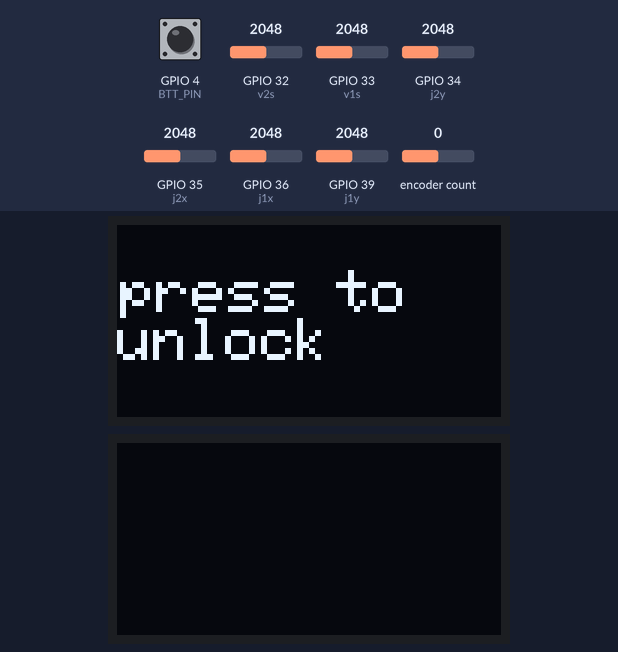
Recording of a sketch running on a simulated ESP32. Parts: 2 × 128×64 one-colour display. The test bench sets the inputs (shaded band); at power-on: GPIO 4 (BTT_PIN) HIGH, encoder count 0, GPIO 32 (v2s) = 2048, GPIO 33 (v1s) = 2048, GPIO 34 (j2y) = 2048, GPIO 35 (j2x) = 2048, GPIO 36 (j1x) = 2048, GPIO 39 (j1y) = 2048. The display library's start-up logo is not drawn; no radio packets arrive unless stated; what the sketch prints to the serial monitor is not drawn.

Above: at 0.8 s.
0.9 s: GPIO 4 (BTT_PIN) pulled LOW for 0.15 s
At 1.4 s:
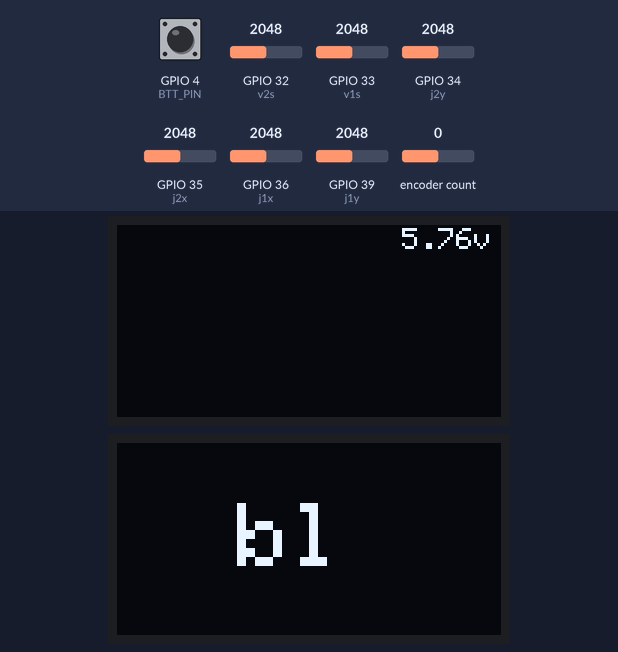
2.6 s: encoder count set to 1
At 3.2 s:
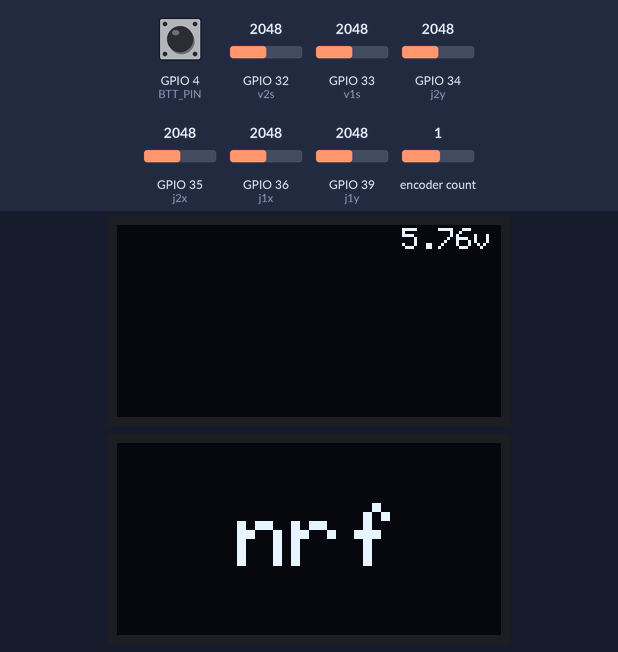
4.2 s: GPIO 4 (BTT_PIN) pulled LOW for 1 s
At 6.6 s:
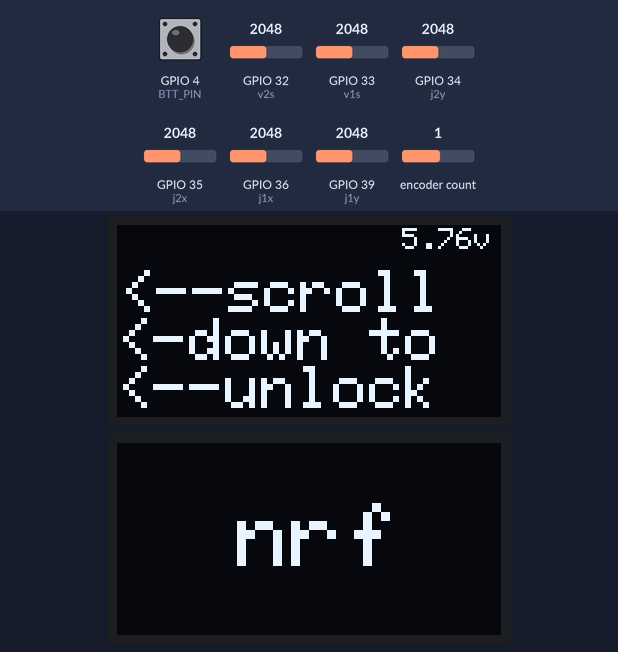
7.3 s: encoder count set to 2
At 8.5 s:
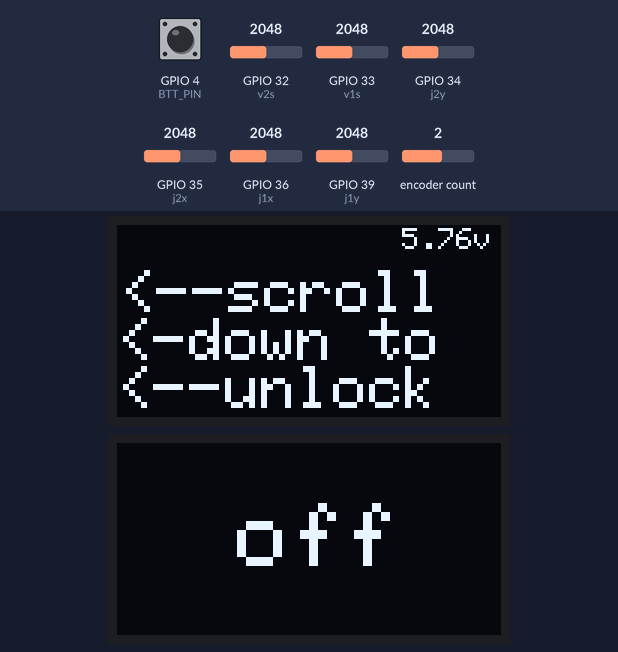
8.8 s: GPIO 4 (BTT_PIN) pulled LOW for 0.15 s
At 10.8 s:
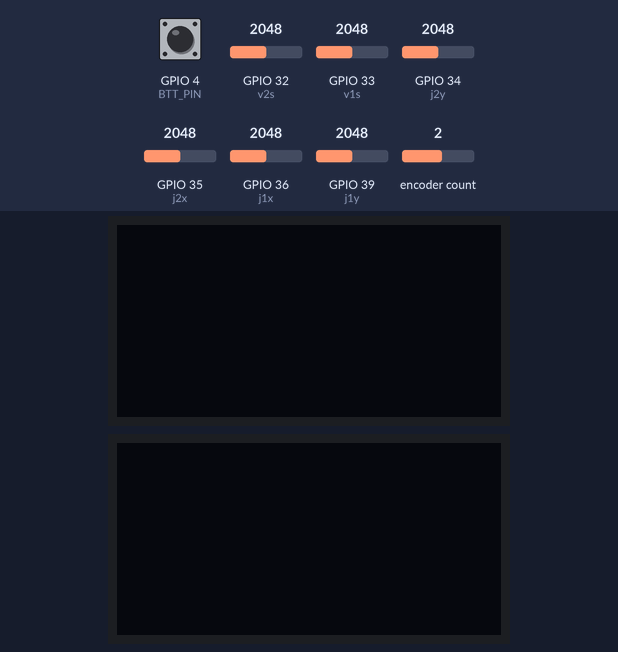
11.1 s: encoder count set to 3
At 12.5 s:
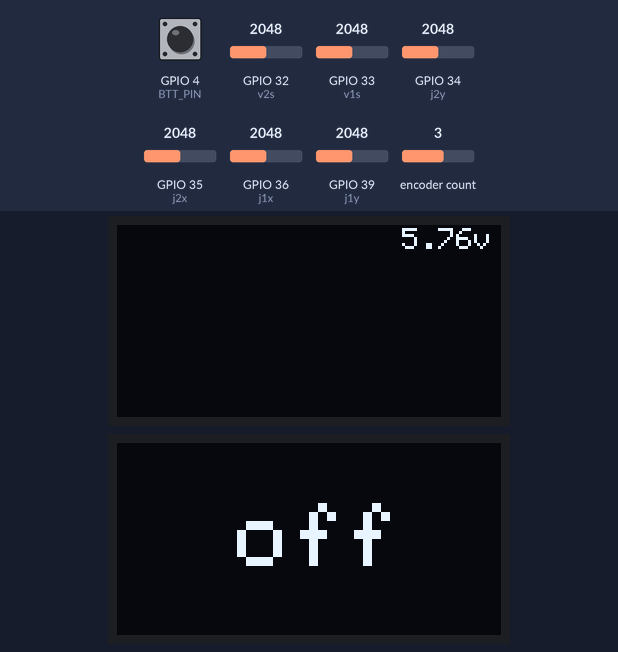
Timing chart, 0 to 13.6 s (numbered marks = the images above; inputs shaded):
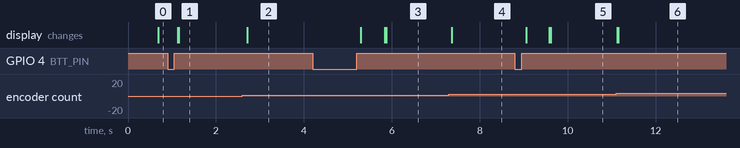

Measured:
- after the input at 0.9 s, the display: first changes after 0.23 s (image 1 shows a later state)
- after the input at 2.6 s, the display: changes after 0.11 s (image 2)
- after the input at 4.2 s, the display: first changes after 1.1 s (image 3 shows a later state)
- after the input at 7.3 s, the display: changes after 0.06 s (image 4)
- after the input at 8.8 s, the display: first changes after 0.26 s (image 5 shows a later state)
- after the input at 11.1 s, the display: first changes at once (image 6 shows a later state)

The sketch:

esp_trans.ino
```cpp
#include "AiEsp32RotaryEncoder.h"
#include "Arduino.h"
#include <Wire.h>
#include <Adafruit_GFX.h>
#include <Adafruit_SSD1306.h>
#include <BleGamepad.h>
#include <SPI.h>
#include <nRF24L01.h>
#include <RF24.h>
#include <SimpleKalmanFilter.h>


// joystick--------------------------------------------------------
int *get_js();
#define j1x 36
#define j1y 39
#define j2x 35
#define j2y 34
#define invert_lx 0
#define invert_ly 0
#define invert_rx 1
#define invert_ry 1
SimpleKalmanFilter filter_lx(5, 5, 0.5);
SimpleKalmanFilter filter_ly(5, 5, 0.5);
SimpleKalmanFilter filter_rx(5, 5, 0.5);
SimpleKalmanFilter filter_ry(5, 5, 0.5);


// v detect--------------------------------------------------------
float *get_v();
#define v1s 33
#define v2s 32


// rotary encoder---------------------------------------------------
void IRAM_ATTR readEncoderISR();
#define A_PIN 13
#define B_PIN 5
#define BTT_PIN 4
#define VCC_PIN -1
#define STEPS 8
AiEsp32RotaryEncoder rotaryEncoder =
  AiEsp32RotaryEncoder(A_PIN, B_PIN, BTT_PIN, VCC_PIN, STEPS);


// iic oled--------------------------------------------------------
void refresh_iic();
void show_ok();
void set_flags();
void show_voltage();
void clean_display_both();
void show_nrf();
void show_bl();

char menu[4] = {'b', 'n', 'o'};

#define SCREEN_WIDTH 128
#define SCREEN_HEIGHT 64
#define OLED_RESET     -1
#define SCREEN_ADDRESS1 0x3D
#define SCREEN_ADDRESS2 0x3C
Adafruit_SSD1306 display1(SCREEN_WIDTH, SCREEN_HEIGHT, &Wire, OLED_RESET);
Adafruit_SSD1306 display2(SCREEN_WIDTH, SCREEN_HEIGHT, &Wire, OLED_RESET);


// switch--------------------------------------------------------
void send_switch();
#define s1 27
#define s2 14


// gamepad ------------------------------------------------------
BleGamepad bleGamepad;
void send_data_bl();


//nrf------------------------------------------------------------
void send_data_nrf();
void serial_nrf();

RF24 radio(25, 26); //ce csn
const byte addresses[][6] = {"00001", "00002"};


// data------------------------------------------------------------
struct nrf {
  byte pwm[4];
  float rpid[3];
  float rpidz[3];
  byte en;
};
struct drone_data {
  float voltages[3];
  byte motorOut[4];
  float cAngles[3];
};
struct nrf radioo;
struct drone_data ack;

// pid
float Kp  = 1.8; //2.5
float Ki  = 2.0; // /1000
float Kd  = 70.0;
float Kpz  = 4.5;
float Kiz  = 3.0; // /1000
float Kdz  = 50.0;


// special
int rotary_onButtonClick(char);
boolean bl_flag = 0;
boolean nrf_flag = 0;
boolean nrf_en = 0;

//------------------------------------------------------------
void setup() {
  Serial.begin(250000);

  // pin mode
  pinMode(j1x, INPUT);
  pinMode(j1y, INPUT);
  pinMode(j2x, INPUT);
  pinMode(j2y, INPUT);
  pinMode(v1s, INPUT);
  pinMode(v2s, INPUT);
  pinMode(s1, INPUT_PULLUP);
  pinMode(s2, INPUT_PULLUP);

  // rotary encoder set
  rotaryEncoder.begin();
  rotaryEncoder.setup(readEncoderISR);
  bool circleValues = 1;
  rotaryEncoder.setBoundaries(0, 3, circleValues);
  rotaryEncoder.disableAcceleration();

  // display begin
  if (!display1.begin(SSD1306_SWITCHCAPVCC, SCREEN_ADDRESS1))for (;;);
  if (!display2.begin(SSD1306_SWITCHCAPVCC, SCREEN_ADDRESS2))for (;;);

  // set display brightness
  display1.ssd1306_command(SSD1306_SETCONTRAST);
  display1.ssd1306_command(5);
  // 开机画面
  display1.display();
  display2.ssd1306_command(SSD1306_SETCONTRAST);
  display2.ssd1306_command(5);
  // 开机画面
  display2.display();
  delay(500);
  display1.clearDisplay();
  display2.clearDisplay();
  display1.display();
  display2.display();

  // ...
  display1.clearDisplay();
  display1.setTextColor(SSD1306_WHITE);
  display1.setTextSize(2);
  display1.setCursor(1, 15);
  display1.println(F("press to"));
  display1.println(F("unlock"));
  display1.display();

  // unlock when pressed
  while (not(rotaryEncoder.isEncoderButtonClicked())) {}

  // initiate joystick
  int *js = get_js();

  // bl begin
  /*bleGamepad.begin(0, 0, true, true, true, true, false, false,
                   false, false, false, false, false, false, false);
  */
  // nrf begin
  radioo.rpid[0] = Kp;
  radioo.rpid[1] = Ki;
  radioo.rpid[2] = Kd;
  radioo.rpidz[0] = Kpz;
  radioo.rpidz[1] = Kiz;
  radioo.rpidz[2] = Kdz;
  radioo.en = 0;
  radio.begin();
  radio.enableDynamicPayloads();
  radio.enableAckPayload();
  radio.openReadingPipe(1, addresses[0]);
  radio.openWritingPipe(addresses[1]);
  radio.stopListening();
  radio.setPALevel(RF24_PA_MAX);
}


//------------------------------------------------------------
void loop() {

  //int *js = get_js();
  refresh_iic();
  if (bl_flag) send_data_bl();

  if (nrf_flag) send_data_nrf();
  if (nrf_flag) serial_nrf();

  delay(5);
}


//------------------------------------------------------------
//voltage
float *get_v() {
  // read battery voltage
  // change accroding to your voltage devider
  static float v[2];
  v[0] = analogRead(v1s);
  v[0] = v[0] / 4095 * 3.3;
  v[0] = v[0] * 2;
  v[1] = analogRead(v2s);
  v[1] = v[1] / 4095 * 3.3;
  v[1] = v[1] * 3.125;
  v[1] = v[1] + 0.6;
  return v;
}


// ------------------------------------------------------------
// joystick
int *get_js() {
  static int vals[4];
  static boolean cali = true;
  static int cali_vals[4] = {0, 0, 0, 0};

  vals[0] = analogRead(j1x);
  vals[1] = analogRead(j1y);
  vals[2] = analogRead(j2x);
  vals[3] = analogRead(j2y);

  vals[0] = map(vals[0], 0, 4095, 0, 255);
  vals[1] = map(vals[1], 0, 4095, 0, 255);
  vals[2] = map(vals[2], 0, 4095, 0, 255);
  vals[3] = map(vals[3], 0, 4095, 0, 255);

  // if your + and - pin reversed
  if (invert_lx == 1) vals[0] = 255 - vals[0];
  if (invert_ly == 1) vals[1] = 255 - vals[1];
  if (invert_rx == 1) vals[2] = 255 - vals[2];
  if (invert_ry == 1) vals[3] = 255 - vals[3];

  // calibrate joystick
  if (cali) {
    for (int i = 1; i < 4; i++)cali_vals[i] = 128 - vals[i];
    cali = false;
  }
  for (int i = 0; i < 4; i++) {
    vals[i] = vals[i] + cali_vals[i];
    vals[i] = constrain(vals[i], 0, 255);
  }

  // no description
  vals[0] = filter_lx.updateEstimate(vals[0]);
  vals[1] = filter_ly.updateEstimate(vals[1]);
  vals[2] = filter_rx.updateEstimate(vals[2]);
  vals[3] = filter_ry.updateEstimate(vals[3]);

  return vals;
}


//------------------------------------------------------------
// rotary encoder
void IRAM_ATTR readEncoderISR()
{
  rotaryEncoder.readEncoder_ISR();
}

int rotary_onButtonClick(char c) {
  static unsigned long lastTimePressed = millis();
  //disable nrf_en after each press for safety
  // return -1 to turn off screen
  if (rotaryEncoder.isEncoderButtonClicked()) {
    if (millis() - lastTimePressed > 500) {
      nrf_en = 0;
      // show ok when pressed
      show_ok();
      lastTimePressed = millis();

      switch (c) {
        case 'o':
          delay(500);
          clean_display_both();
          set_flags('o');
          return -1;
          break;

        case '\0':
          delay(500);
          set_flags('o');
          return -1;
          break;

        case 'n':
          set_flags('n');
          break;

        case 'b':
          set_flags('b');
          break;
      }

      return 500; // return 500 if pressed for ok
    }

  }
  return 50; // return 50 for nothing happens

}


//------------------------------------------------------------
void refresh_iic() {
  static unsigned long display_timer = millis();
  static unsigned long oled_sleep = 50;
  // recover screen when rotate
  if (rotaryEncoder.encoderChanged()) oled_sleep = 50;
  // refresh
  if (millis() - display_timer > oled_sleep and oled_sleep != -1) {
    // reset oled_sleep after show_ok
    if (oled_sleep == 500)oled_sleep = 50;

    // print voltage
    show_voltage();
    // show nrf
    if (nrf_flag) show_nrf();
    // show bl
    if (bl_flag) show_bl();
    display1.display();

    // print menu on display2
    display2.clearDisplay();
    display2.setTextSize(3);
    display2.setTextColor(SSD1306_WHITE);
    switch (menu[rotaryEncoder.readEncoder()]) {
      case 'n':
        display2.setCursor(40, 20);
        display2.print(F("nrf"));
        oled_sleep = rotary_onButtonClick('n');
        break;
      case 'b':
        display2.setCursor(40, 20);
        display2.print(F("bl"));
        oled_sleep = rotary_onButtonClick('b');
        break;
      case 'o':
        display2.setCursor(40, 20);
        display2.print(F("off"));
        oled_sleep = rotary_onButtonClick('o');
        break;
      case '\0':
        display2.setCursor(40, 20);
        display2.print(F("off"));
        oled_sleep = rotary_onButtonClick('\0');
        break;
    }
    display2.display();

    display_timer = millis();
  }
}


//------------------------------------------------------------
void send_data_bl() {
  if (bleGamepad.isConnected())
  {
    int *js = get_js();
    bleGamepad.setLeftThumb(*(js + 0), *(js + 1));
    bleGamepad.setRightThumb(*(js + 2), *(js + 3));
  }
}


//------------------------------------------------------------
void send_data_nrf() {
  static unsigned long nrf_recieve_timeout;
  int *js = get_js();
  // lock nrf for safe
  if (*(js + 0) == 0) nrf_en = 1;

  if (nrf_en) {
    byte xyzt[4];
    xyzt[0] = *(js + 2);
    xyzt[1] = *(js + 3);
    xyzt[2] = *(js + 1);
    xyzt[3] = *(js + 0);
    for (int i = 0; i < 4; i++) radioo.pwm[i] = xyzt[i];

    // check switch status
    if (not(digitalRead(s2))) {
      radioo.en = 1;
    } else {
      radioo.en = 0;
    }

    // nrf write
    bool report = radio.write(&radioo, sizeof(radioo));
    if (report) {
      if (radio.available()) radio.read(&ack, sizeof(ack));
      nrf_recieve_timeout = millis();
    }
    // if disconnected
    if (millis() - nrf_recieve_timeout > 500) {
      for (int i = 0; i < 3; i++) {
        ack.cAngles[i] = 0.0;
        ack.voltages[i] = 0.0;
        ack.motorOut[i] = 0;
      }
      ack.motorOut[3] = 0;
    }
  }

}


//------------------------------------------------------------
// main purpose is to tune pid without flashing esp32
// but need to flash esp32 for your final pid settings
void serial_nrf() {
  if (Serial.available() > 0) {
    String spid  = Serial.readString();
    int slen = spid.length();
    switch (spid[0]) {
      case 'p':
        spid = spid.substring(1, slen - 1);
        radioo.rpid[0] = spid.toFloat();
        break;
      case 'i':
        spid = spid.substring(1, slen - 1);
        radioo.rpid[1] = spid.toFloat();
        break;
      case 'd':
        spid = spid.substring(1, slen - 1);
        radioo.rpid[2] = spid.toFloat();
        break;
      case 'a':
        spid = spid.substring(1, slen - 1);
        radioo.rpidz[0] = spid.toFloat();
        break;
      case 'b':
        spid = spid.substring(1, slen - 1);
        radioo.rpidz[1] = spid.toFloat();
        break;
      case 'c':
        spid = spid.substring(1, slen - 1);
        radioo.rpidz[2] = spid.toFloat();
        break;
    }
  }

  Serial.print("p:");
  Serial.print(radioo.rpid[0], 3);
  Serial.print("  i:");
  Serial.print(radioo.rpid[1], 3);
  Serial.print("  d:");
  Serial.print(radioo.rpid[2], 3);

  Serial.print("     pz:");
  Serial.print(radioo.rpidz[0], 3);
  Serial.print("  iz:");
  Serial.print(radioo.rpidz[1], 3);
  Serial.print("  dz:");
  Serial.print(radioo.rpidz[2], 3);

  Serial.print("      x:");
  Serial.print(ack.cAngles[0], 2);
  Serial.print("   y:");
  Serial.print(ack.cAngles[1], 2);
  Serial.print("   z:");
  Serial.print(ack.cAngles[2], 2);

  Serial.print("     v1:");
  Serial.print(ack.voltages[0], 2);
  Serial.print("   v2:");
  Serial.print(ack.voltages[1], 2);
  Serial.print("   v3:");
  Serial.print(ack.voltages[2], 2);

  Serial.print("     B:" + String(ack.motorOut[1]) + "  A:" + String(ack.motorOut[0]));
  Serial.println("    D:" + String(ack.motorOut[3]) + "  C:" + String(ack.motorOut[2]));

}


void clean_display_both() {
  display1.clearDisplay();
  display2.clearDisplay();
  display1.display();
  display2.display();
}

void show_ok() {
  display2.clearDisplay();
  display2.setTextSize(3);
  display2.setTextColor(SSD1306_WHITE);
  display2.setCursor(40, 20);
  display2.print(F("ok"));
  display2.display();
}

void set_flags(char n) {
  if (n == 'b') {
    nrf_flag = 0;
    bl_flag = 1;
    bleGamepad.begin(0, 0, true, true, true, true, false, false,
                     false, false, false, false, false, false, false);
  }
  if (n == 'n') {
    nrf_flag = 1;
    bl_flag = 0;
    bleGamepad.end();
  }
  if (n == 'o') {
    clean_display_both();
    nrf_flag = 0;
    bl_flag = 0;
    bleGamepad.end();
  }
}

void show_voltage() {
  display1.clearDisplay();
  display1.setTextSize(1);
  display1.setTextColor(SSD1306_WHITE);
  float *v = get_v();
  display1.setCursor(95, 1);
  display1.print(*(v + 1));
  display1.println(F("v"));
}

void show_nrf() {
  // lock for safe
  if (nrf_en == 0) {
    display1.setTextSize(2);
    display1.setCursor(1, 15);
    display1.println(F("<--scroll"));
    display1.println(F("<-down to"));
    display1.println(F("<--unlock"));
  } else {
    display1.setCursor(1, 1);
    display1.print(F("a"));
    display1.print(ack.motorOut[0]);
    display1.setCursor(1, 18);
    display1.print(F("b"));
    display1.print(ack.motorOut[1]);
    display1.setCursor(1, 36);
    display1.print(F("c"));
    display1.print(ack.motorOut[2]);
    display1.setCursor(1, 54);
    display1.print(F("d"));
    display1.print(ack.motorOut[3]);

    display1.setTextSize(1);
    display1.setCursor(38, 18);
    display1.print(ack.voltages[0]);
    display1.print(F("v"));
    display1.setCursor(38, 36);
    display1.print(ack.voltages[1]);
    display1.print(F("v"));
    display1.setCursor(38, 54);
    display1.print(ack.voltages[2]);
    display1.print(F("v"));

    display1.setCursor(85, 18);
    display1.print(F("x"));
    display1.print(ack.cAngles[0]);
    display1.setCursor(85, 36);
    display1.print(F("y"));
    display1.print(ack.cAngles[1]);
    display1.setCursor(85, 54);
    display1.print(F("z"));
    display1.print(ack.cAngles[2]);
  }
}

void show_bl() {
  if (bleGamepad.isConnected()) {
    display1.setTextSize(2);
    display1.setCursor(1, 15);
    display1.println(F("computer"));
    display1.println(F("connected"));
  } else {
    display1.setTextSize(2);
    display1.setCursor(1, 20);
    display1.println(F("no device2"));
  }
}

/*
    Serial.print(*(js + 0));
    Serial.print("   ");
    Serial.print(*(js + 1));
    Serial.print("   ");
    Serial.print(*(js + 2));
    Serial.print("   ");
    Serial.println(*(js + 3));
*/
```
